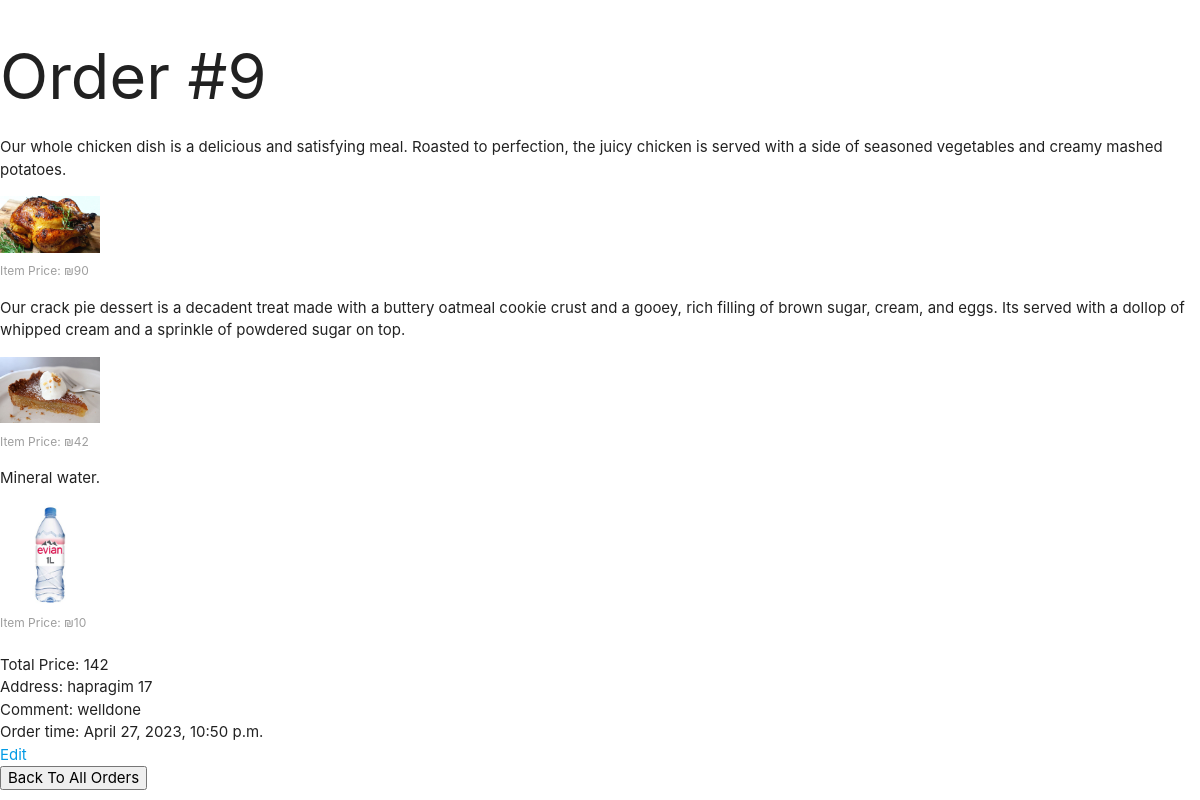
/orders/9 (signed in), run on the app's committed database.
### food_ordering_guest/models.py (models this page shows)
class Delivery(models.Model):
  order = models.OneToOneField(Cart, primary_key=True, on_delete=models.CASCADE)
  is_delivered = models.BooleanField(auto_created=False)
  address = models.CharField(max_length=500)
  comment = models.CharField(max_length=1000)
  created = models.DateTimeField(auto_now_add=True)

class Items(models.Model):
  dish = models.ForeignKey(Dish, on_delete=models.CASCADE)
  cart = models.ForeignKey(Cart, on_delete=models.CASCADE)
  amount = models.IntegerField(validators=[MaxValueValidator(999999999999999)])

class Dish(models.Model):
  name = models.CharField(max_length=30)
  price = models.IntegerField(validators=[MaxValueValidator(999999999999999)])
  description = models.CharField(max_length=500)
  image = models.ImageField(upload_to='media/')
  is_gluten_free = models.BooleanField(auto_created=False)
  is_vageterian = models.BooleanField(auto_created=False)
  category = models.ForeignKey(Category, on_delete=models.CASCADE)

### food_ordering_guest/views.py (the view)
# urls.py: path('orders/<int:order_id>',views.show_order,name="show-order"),
@login_required
def show_order(request, order_id):
  delivery = Delivery.objects.filter(order_id=order_id).latest('order_id')
  delivery_items = Items.objects.select_related('dish').filter(cart_id = delivery.order_id)
  sum = 0
  for item in delivery_items:
    sum += (item.amount * item.dish.price)
  return render(request, 'show_order.html', {'delivery': delivery, 'delivery_items': delivery_items, 'sum': sum})

### food_ordering_guest/templates/show_order.html (shortened to what this page needs)
{% extends 'layout.html' %}
{% load static %}
{% block content %}
  <h1>Order #{{delivery.order_id}}</h1>
    {% for item in delivery_items %}
      <p> {{ item.dish.description }} </p>
      <img src="{% static item.dish.image %}" style="max-width:100px;"> <br/>
      <label>Item Price: ₪{{ item.dish.price }}</label>
    {% endfor %}
    <div style="margin-top: 20px;">
      <div>Total Price: {{sum}}</div>
      <div>Address: {{delivery.address}}</div>
      <div>Comment: {{delivery.comment}}</div>
      <div>Order time: {{ delivery.created }} </div>
    </div>
    <a href="{% url 'edit-order' order_id=delivery.order_id %}">Edit</a>
    <form action="/orders">
      <button type="submit">Back To All Orders</button>
    </form>
{% endblock %}

### data on the page
Delivery: order_id "9", address "hapragim 17", comment "welldone", created "April 27, 2023, 10:50 p.m."
Items: dish.description "Our whole chicken dish is a delicious and satisfying meal. Roasted to perfection, the juicy chicken is served with a side of seasoned vegetables and creamy mashed potatoes.", dish.image (picture), dish.price "90"
Items: dish.description "Our crack pie dessert is a decadent treat made with a buttery oatmeal cookie crust and a gooey, rich filling of brown sugar, cream, and eggs. Its served with a dollop of whipped cream and a sprinkle of powdered sugar on top.", dish.image (picture), dish.price "42"
Items: dish.description "Mineral water.", dish.image (picture), dish.price "10"

### other printed values
{{ sum }} "142"
